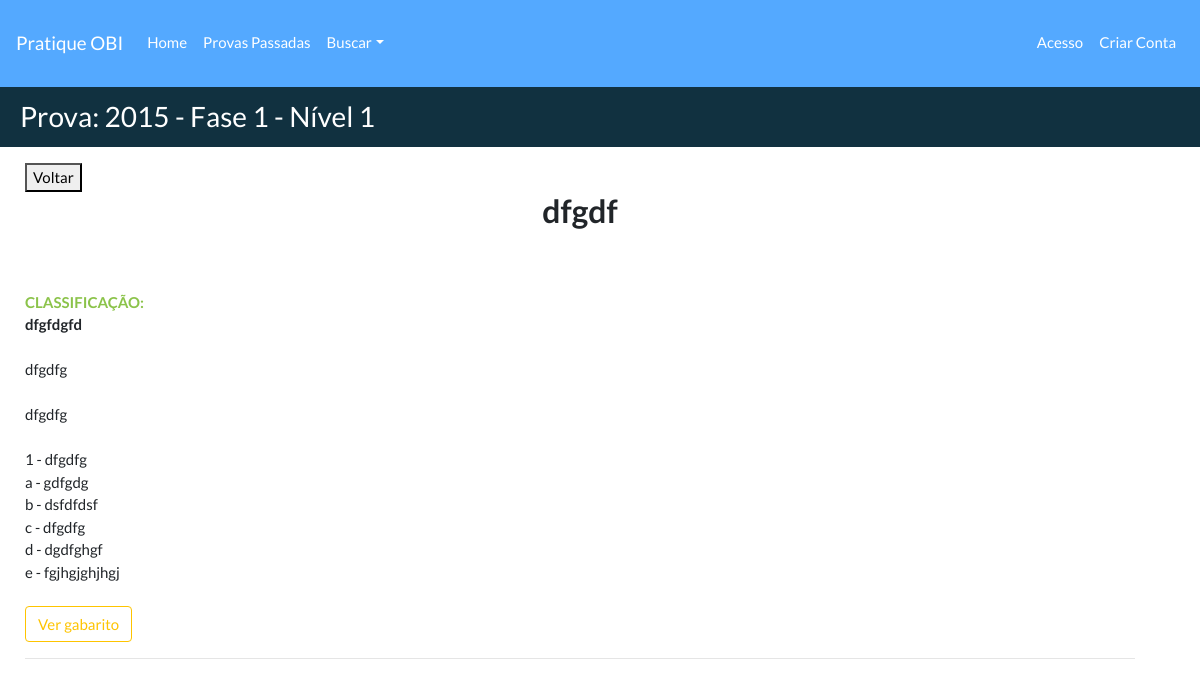
/provas/problema/1/, run on an earlier commit of the app's database.
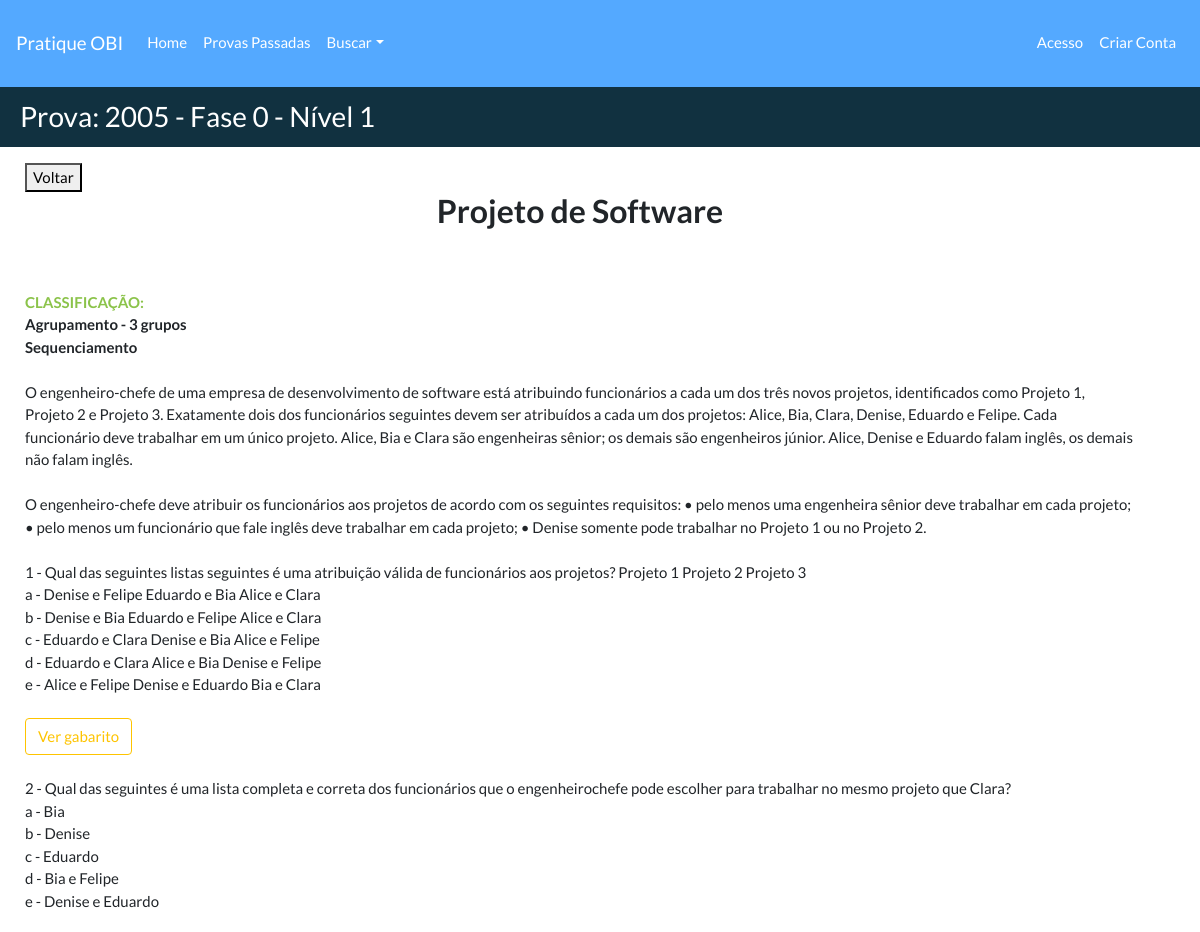
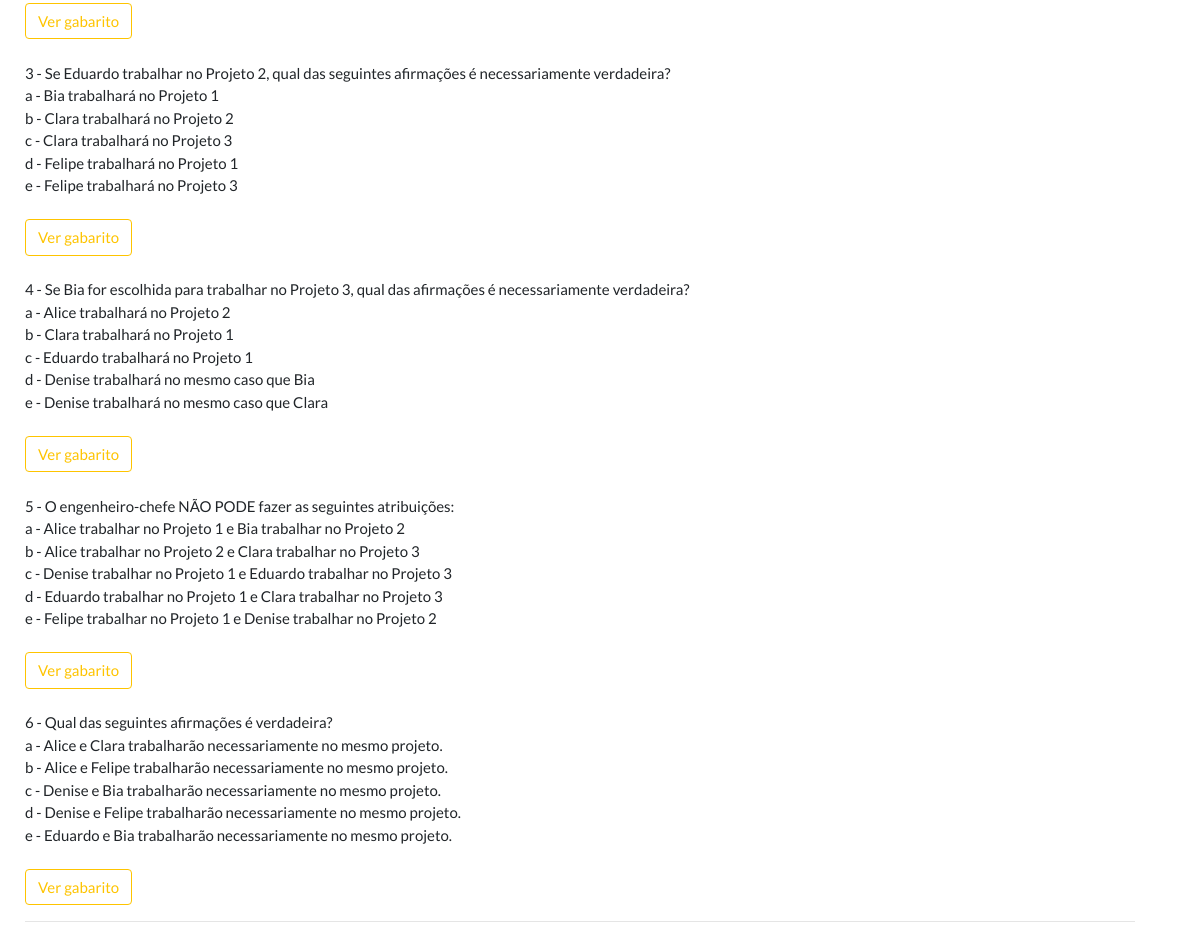
And on a later commit of the database (2 pictures, top to bottom).
### provasobi/models.py (models this page shows, shortened)
class Prova(models.Model):
    codprova = models.AutoField(db_column='codProva', primary_key=True)  # Field name made lowercase.
    anoprova = models.IntegerField(db_column='anoProva', blank=True, null=True)  # Field name made lowercase.
    nivelprova = models.IntegerField(db_column='nivelProva', blank=True, null=True)  # Field name made lowercase.
    faseprova = models.IntegerField(db_column='faseProva', blank=True, null=True)  # Field name made lowercase.
    urlprova = models.URLField(db_column='urlProva', unique=True, null=True, blank=True,
                               default='https://olimpiada.ic.unicamp.br/passadas/')
    urlgabarito = models.URLField(db_column='urlGabarito', unique=True, null=True, blank=True)
    class Meta:
        unique_together = ['anoprova', 'faseprova', 'nivelprova']
        managed = True
        db_table = 'prova'
        ordering = ['anoprova']

class Problema(models.Model):
    codproblema = models.AutoField(db_column='codProblema', primary_key=True)
    numeroproblema = models.PositiveIntegerField(db_column='numeroProblema',
                                                 validators=[MinValueValidator(1)])
    tituloproblema = models.TextField(db_column='tituloProblema', blank=True, null=True)
    enunciadoproblema = models.TextField(db_column='enunciadoProblema', blank=True, null=True)
    regrasproblema = models.TextField(db_column='regrasProblema', blank=True, null=True)
    imgproblema = models.TextField(db_column='imgProblema', blank=True, null=True, default='')
    codprova = models.ForeignKey('Prova', models.CASCADE, db_column='codProva', blank=True, null=True)
    classificacao = models.ManyToManyField('Classificacao', blank=True)
    def recorte(self, filename):
        return 'problema/' + str(self.codprova.codprova) + '.' + filename.split('.')[-1]
    image = models.ImageField('Recorte', upload_to=recorte, blank=True, null=True)
    class Meta:
        managed = True
        db_table = 'problema'
        unique_together = ['codprova', 'tituloproblema']

class Classificacao(models.Model):
    codclassificacao = models.AutoField(db_column='codClassificacao', primary_key=True)
    tituloclassificacao = models.TextField(db_column='tituloClassificacao', blank=True, null=True)
    class Meta:
        managed = True
        db_table = 'classificacao'
        verbose_name_plural = 'Classificações'
        verbose_name = 'Classificação'

class Questao(models.Model):
    codquestao = models.AutoField(db_column='codQuestao', primary_key=True)  # Field name made lowercase.
    numeroquestao = models.PositiveIntegerField(db_column='numeroQuestao',
                                                validators=[MinValueValidator(1)])  # Field name made lowercase.
    enunciadoquestao = models.TextField(db_column='enunciadoQuestao', blank=True,
                                        null=True)  # Field name made lowercase.
    alternativas = models.TextField('Alternativas', null=True, blank=True)
    gabaritoquestao = models.CharField(db_column='gabaritoQuestao', max_length=10, blank=True, null=True)
    imgquestao = models.CharField(db_column='imgQuestao', max_length=300, blank=True, null=True, default='')
    codproblema = models.ForeignKey(Problema, models.CASCADE, db_column='codProblema', blank=True, null=True,
                                    related_name="cod_problemas_questao")
    explicativo = models.TextField('Explicação', null=True, blank=True)
    explicativo_imagem = models.ImageField('Imagem Explicativa ', null=True, blank=True)
    def recorte(self, filename):
        return 'questao/' + str(self.codproblema.codproblema) + '.' + filename.split('.')[-1]
    image = models.ImageField('Recorte', upload_to=recorte, null=True, blank=True)
    class Meta:
        managed = True
        db_table = 'questao'
        verbose_name_plural = 'Questões'
        verbose_name = 'Questão'
        unique_together = ['codproblema', 'numeroquestao']
    def get_alternativas(self):
        data = []
        letras = ['a', 'b', 'c', 'd', 'e']
        i = 0
        alternativas = self.alternativas.split('|')
        for alternativa in alternativas:
            data.append({'letraalternativa': letras[i], 'textoalternativa': alternativas[i]})
            i += 1
        return data

### provasobi/views.py (the view)
# urls.py: path('problema/<int:pk>/', problema, name='url_prob_info'),
def problema(request, pk):
    problemas = Problema.objects.all().filter(codproblema=pk)
    id_prob = []
    for p in problemas:
        id_prob.append(p)
        codp = p.codprova.codprova
    provas = Prova.objects.filter(codprova=codp)
    questoes = Questao.objects.all().select_related('codproblema').filter(codproblema__in=problemas).order_by(
        'numeroquestao')  # .filter(codproblema__in=id_questoes)
    return render(request, 'problemas.html',
                  {'problemas': problemas, 'questoes': questoes, 'provas': provas})

### templates/problemas.html (shortened to what this page needs)
{% extends 'base2.html' %}
{% load static %}
{% block titulo %}
{% for p in provas %}
    Prova:  {{p.anoprova}} - Fase {{p.faseprova}} - Nível {{p.nivelprova}}
{% endfor %}
{% endblock %}
{% block container %}
    <button onclick="goBack()">Voltar</button>
    {% for prob in problemas %}
    <br/>
    <h3><p align="center"><b>{{prob.tituloproblema}}</b></p></h3><br/>
        <br><font color="#8bc34a"><b>CLASSIFICAÇÃO:</b></font>
        {% for f in prob.classificacao.all %}
            <br><b>{{f.tituloclassificacao}}</b>
        {% endfor %}
        <br/><br/>{{prob.enunciadoproblema}}</br>
        {% if prob.regrasproblema %}
            <br/>{{prob.regrasproblema}}<br/>
        {% endif %}
        {% if prob.imgproblema %}
            {% load static %}
        {% endif %}
        {% for q in questoes %}
            {% if q.codproblema.codproblema == prob.codproblema %}
                <br>{{ q.numeroquestao }} - {{q.enunciadoquestao}}</br>
                {% if q.imgquestao %}
                    {% load static %}
                {% endif %}
                {% for a in q.get_alternativas %}
                        {{a.letraalternativa}} - {{ a.textoalternativa }} </br>
                {% endfor %}
            <br>
             <button class="btn btn-outline-success" onclick="myFunction('{{q.codquestao}}')">Ver gabarito</button><br/>
            {% endif %}
        {% endfor %}
    <hr>
    {% endfor%}
{% endblock %}

### templates/base2.html (shortened to what this page needs)
<!DOCTYPE html>
{% load static %}
<html lang="en">
    <head>
        <link href="{% static 'css/bootstrap.css' %}" rel="stylesheet">
        <link href="{% static 'css/bootstrap.min.css' %}" rel="stylesheet">
        <link href="{% static 'css/style.css' %}" rel="stylesheet">
    </head>
    <body style="background-color: ">
    <div id="wrapper" class="animate">
    <nav class="navbar header-top fixed-top navbar-expand-lg  navbar-light" style="background-color: #54a9ff;">
        <a class="navbar-brand" href="{% url 'home' %}"> Pratique OBI</a>
        <div class="collapse navbar-collapse" id="navbarText">
            <ul class="navbar-nav animate side-nav">
            <li class="nav-item">
            <a class="nav-link" href="{% url 'home' %}">Home
            </a>
          </li>
                <li>
                 <a class="nav-link" href="{% url 'provas_obi:url_provas' %}">Provas Passadas</a>
            </li>
          <li class="nav-item dropdown">
              <a class="nav-link dropdown-toggle" href="#" id="navdrop" role="button" data-toggle="dropdown" data-hover="dropdown">Buscar</a>
          </li>
        </ul>
        <ul class="navbar-nav ml-md-auto d-md-flex">
            {% if user.is_authenticated %}
                <li class="nav-item">
                    <a class="nav-link" href="{% url 'usuarios_obi:logout_perfil' %}">Sair</a>
                </li>
            {% else %}
            <li class="nav-item">
            <a class="nav-link" href="{% url 'usuarios_obi:login_perfil' %}">Acesso
            </a>
            </li>
            <li class="nav-item">
            <a class="nav-link" href="{% url 'usuarios_obi:cadastro_perfil' %}">Criar Conta
            </a>
            </li>
            {% endif %}
        </ul>
      </div>
    </nav>
    <div class="copy-banner" style="margin-top: 85px;">
        <p style="margin-left: 10px; padding: 10px; color: white; font-size:28px; ">
            {% block titulo %}{% endblock %}</p>
    </div>
    <div style="margin-left: 10px; margin-bottom:50px;" class="container" >
        {% block container %}
        {% endblock %}
    </div>
  </div>
    </body>
</html>

### static/css/style.css (style rules this page uses)
.copy-banner { background: #113140; }

What changed in the data, as far as the page shows it:
removed Problema: tituloproblema "dfgdf", enunciadoproblema "dfgdfg", regrasproblema "dfgdfg"
removed Questao: numeroquestao "1", enunciadoquestao "dfgdfg", letraalternativa "a" "b" "c" "d" "e", textoalternativa "gdfgdg" "dsfdfdsf" "dfgdfg" "dgdfghgf" "fgjhgjghjhgj"
changed Prova: anoprova "2015" → "2005"; faseprova "1" → "0"
added Problema: tituloproblema "Projeto de Software", enunciadoproblema "O engenheiro-chefe de uma empresa de desenvolvimento de software está atribuindo funcionários a cada um dos três novos projetos, identificados como Projeto 1, Projeto 2 e Projeto 3. Exatamente dois dos funcionários seguintes devem ser atribuídos a cada um dos projetos: Alice, Bia, Clara, Denise, Eduardo e Felipe. Cada funcionário deve trabalhar em um único projeto. Alice, Bia e Clara são engenheiras sênior; os demais são engenheiros júnior. Alice, Denise e Eduardo falam inglês, os demais não falam inglês.", regrasproblema "O engenheiro-chefe deve atribuir os funcionários aos projetos de acordo com os seguintes requisitos: • pelo menos uma engenheira sênior deve trabalhar em cada projeto; • pelo menos um funcionário que fale inglês deve trabalhar em cada projeto; • Denise somente pode trabalhar no Projeto 1 ou no Projeto 2."
changed Problema: loses Classificacao (tituloclassificacao "dfgfdgfd")
added Classificacao: tituloclassificacao "Agrupamento - 3 grupos"
added Classificacao: tituloclassificacao "Sequenciamento"
added Questao: numeroquestao "1", enunciadoquestao "Qual das seguintes listas seguintes é uma atribuição válida de funcionários aos projetos? Projeto 1 Projeto 2 Projeto 3", letraalternativa "a" "b" "c" "d" "e", textoalternativa "Denise e Felipe Eduardo e Bia Alice e Clara" "Denise e Bia Eduardo e Felipe Alice e Clara" "Eduardo e Clara Denise e Bia Alice e Felipe" "Eduardo e Clara Alice e Bia Denise e Felipe" "Alice e Felipe Denise e Eduardo Bia e Clara"
added Questao: numeroquestao "2", enunciadoquestao "Qual das seguintes é uma lista completa e correta dos funcionários que o engenheirochefe pode escolher para trabalhar no mesmo projeto que Clara?", letraalternativa "a" "b" "c" "d" "e", textoalternativa "Bia" "Denise" "Eduardo" "Bia e Felipe" "Denise e Eduardo"
added Questao: numeroquestao "3", enunciadoquestao "Se Eduardo trabalhar no Projeto 2, qual das seguintes afirmações é necessariamente verdadeira?", letraalternativa "a" "b" "c" "d" "e", textoalternativa "Bia trabalhará no Projeto 1" "Clara trabalhará no Projeto 2" "Clara trabalhará no Projeto 3" "Felipe trabalhará no Projeto 1" "Felipe trabalhará no Projeto 3"
added Questao: numeroquestao "4", enunciadoquestao "Se Bia for escolhida para trabalhar no Projeto 3, qual das afirmações é necessariamente verdadeira?", letraalternativa "a" "b" "c" "d" "e", textoalternativa "Alice trabalhará no Projeto 2" "Clara trabalhará no Projeto 1" "Eduardo trabalhará no Projeto 1" "Denise trabalhará no mesmo caso que Bia" "Denise trabalhará no mesmo caso que Clara"
added Questao: numeroquestao "5", enunciadoquestao "O engenheiro-chefe NÃO PODE fazer as seguintes atribuições:", letraalternativa "a" "b" "c" "d" "e", textoalternativa "Alice trabalhar no Projeto 1 e Bia trabalhar no Projeto 2" "Alice trabalhar no Projeto 2 e Clara trabalhar no Projeto 3" "Denise trabalhar no Projeto 1 e Eduardo trabalhar no Projeto 3" "Eduardo trabalhar no Projeto 1 e Clara trabalhar no Projeto 3" "Felipe trabalhar no Projeto 1 e Denise trabalhar no Projeto 2"
added Questao: numeroquestao "6", enunciadoquestao "Qual das seguintes afirmações é verdadeira?", letraalternativa "a" "b" "c" "d" "e", textoalternativa "Alice e Clara trabalharão necessariamente no mesmo projeto." "Alice e Felipe trabalharão necessariamente no mesmo projeto." "Denise e Bia trabalharão necessariamente no mesmo projeto." "Denise e Felipe trabalharão necessariamente no mesmo projeto." "Eduardo e Bia trabalharão necessariamente no mesmo projeto."
